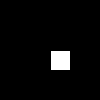
Frame 1 (no input)
Frame 60 (the mouse pressed at the canvas centre just before this capture): identical to frame 1, image omitted
Frame 120 (the mouse held since frame 60 and released just before this capture): identical to frame 1, image omitted

The Processing sketch that drew this single still picture (run headless with seeded random() and noise(); from frame 60 on, the mouse is pressed at the canvas centre):

// Processing sketch: test
// ── test.pde
void setup(){
  background(0);
}

void draw(){
 rect(width/2, height/2, 20,20);
 
}
